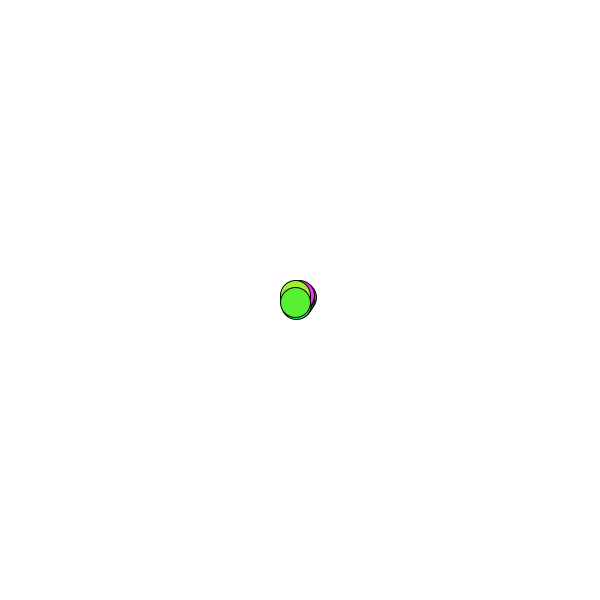
Frame 1 (no input)
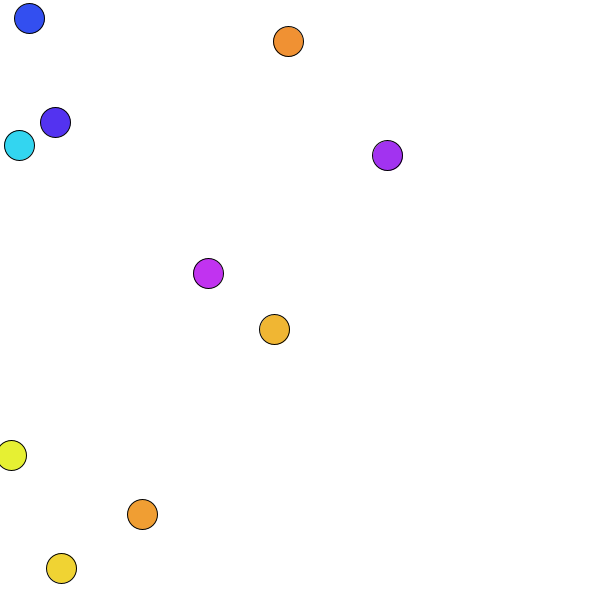
Frame 60 (the mouse pressed at the canvas centre just before this capture)
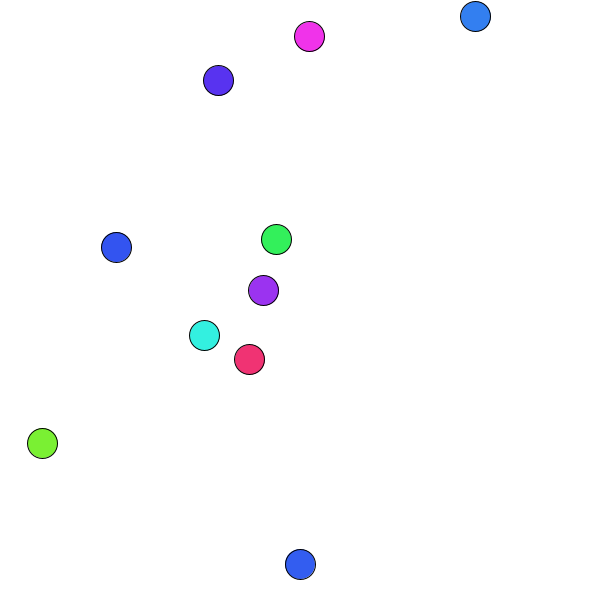
Frame 120 (the mouse held since frame 60 and released just before this capture)

The Processing sketch that drew these frames (run headless with seeded random() and noise(); from frame 60 on, the mouse is pressed at the canvas centre):

// Processing sketch: classwork_10_2
// ── classwork_10_2.pde
int num = 10;
float[] xpos = new float[num];
float[] ypos = new float[num];
float[] xSpeed = new float [num];
float[] ySpeed = new float [num];
float[] hue=new float[num];

void setup() {
  size(600, 600);
  colorMode(HSB);
  //noStroke();
  for (int i = 0; i < num; i++) {
    xpos[i] = width/2;
    ypos[i] = height/2;
    xSpeed[i] = random(-5, 5);
    ySpeed[i] = random(-5, 5);
    hue[i]=random(0, 255);
  }
}

void draw() {
  background(255);
  for (int i = 0; i < num; i++) {
    if (xpos[i] > width - 15 || xpos[i] < 15) {
      xSpeed[i] *= -1;
    }
    if (ypos[i] > height - 15 || ypos[i] < 15) {
      ySpeed[i] *= -1;
    }
    xpos[i] += xSpeed[i];
    ypos[i] += ySpeed[i];
    fill(hue[i], 200, 240); 
    if (mousePressed && dist(mouseX, mouseY, xpos[i], ypos[i])<50 ) {
      fill(hue[i], 200, 240);
    } else {
      hue[i]=random(0, 255);
    }
    ellipse(xpos[i], ypos[i], 30, 30);
  }
}
